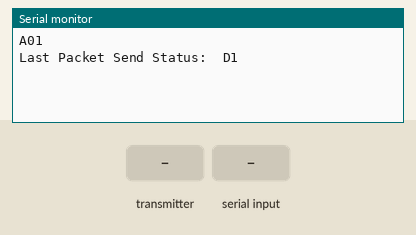
This sketch was run on a simulated ESP32. On the bench: the last lines printed to the serial monitor. The test bench sets the inputs (shaded band).

Above: at 1.2 s.
1.3 s: the transmitter starts sending nodeName = 0
At 1.66 s:
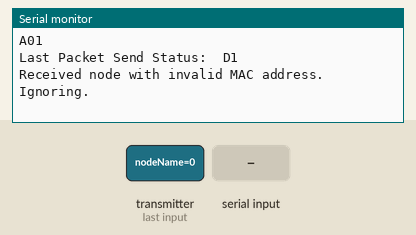
3.3 s: the transmitter starts sending macAddr.0 = 64
At 4.16 s:
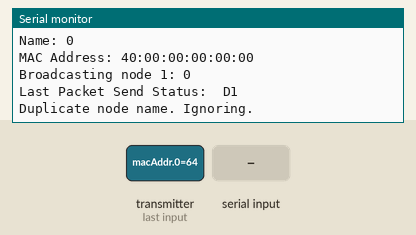
4.8 s: "h" received over Serial
6.3 s: the transmitter starts sending nodeName = 1
At 6.66 s:
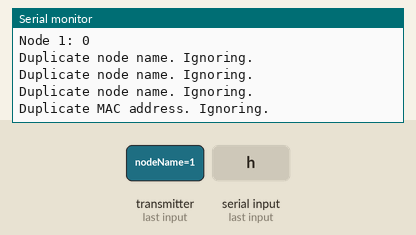
8.3 s: the transmitter starts sending macAddr.1 = 255
At 9.16 s:
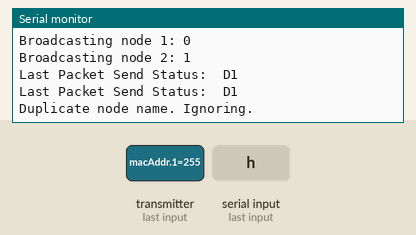

The sketch:

Mesh_1.0.ino
```cpp
/*Mesh V 1.0

This code serves as a basic framework for creating an ESP-NOW mesh network where nodes can communicate through announcements and messages,
allowing for easy scalability and interaction among multiple ESP32 devices.

Usage
Upload this code to multiple ESP32 devices to establish communication.
Open the serial monitor to view announcements and messages.
To send a message, type 'h' to list known nodes, select one by number, and a message will be sent to the selected node.

TO DO

I need to develop a message structure like
                        {sender addr + reciever addr + message + TTL(Time To live)}
so that i can announce this message into the network and it will hopefully went to its owner.

*/


#include <esp_now.h>
#include <WiFi.h>

// Define a static name for this ESP32 node
const char staticName[] = "Delhi";

// Structure to send/receive node data (MAC address + Name)
typedef struct struct_message {
  char nodeName[32];   // Static name of the ESP32
  uint8_t macAddr[6];  // MAC address of the ESP32
} struct_message;

// Create a struct_message called announcement for announcements
struct_message announcement;

// Node table to keep track of connected nodes
#define MAX_NODES 20  // Max number of nodes to store
struct_message nodeTable[MAX_NODES];
int nodeCount = 0;

esp_now_peer_info_t peerInfo;
uint8_t broadcastAddress[] = { 0xFF, 0xFF, 0xFF, 0xFF, 0xFF, 0xFF };

// Function to send announcements
void sendAnnouncement() {
  // Set the static name
  strcpy(announcement.nodeName, staticName);

  // Get the device MAC address
  WiFi.macAddress(announcement.macAddr);

  // Send the announcement
  esp_err_t result = esp_now_send(broadcastAddress, (uint8_t *)&announcement, sizeof(announcement));

  if (result == ESP_OK) {
    Serial.println("A01");  // Announcement sent successfully
  } else {
    Serial.println("A00");  // Failed to send announcement
  }
}

// Function to broadcast node table to all nodes
void broadcastNodeTable() {
  for (int i = 0; i < nodeCount; i++) {
    esp_err_t result = esp_now_send(broadcastAddress, (uint8_t *)&nodeTable[i], sizeof(nodeTable[i]));
    if (result == ESP_OK) {
      Serial.printf("Broadcasting node %d: %s\n", i + 1, nodeTable[i].nodeName);
    } else {
      Serial.println("Failed to broadcast node");
    }
  }
}

// Function to check if the MAC address is all zeros
bool isInvalidMAC(const uint8_t *macAddr) {
  for (int i = 0; i < 6; i++) {
    if (macAddr[i] != 0x00) {
      return false;  // If any byte is non-zero, it's valid
    }
  }
  return true;  // All bytes are zero, so it's invalid
}

// Callback function for when data is received
void OnDataRecv(const esp_now_recv_info *info, const uint8_t *incomingData, int len) {
  struct_message receivedData;
  memcpy(&receivedData, incomingData, sizeof(receivedData));

  // Check if the received MAC address is valid (non-zero)
  if (isInvalidMAC(receivedData.macAddr)) {
    Serial.println("Received node with invalid MAC address. Ignoring.");
    return;
  }

  // Check if the node name is already in the table
  bool nameDuplicate = false;
  bool macDuplicate = false;

  for (int i = 0; i < nodeCount; i++) {
    if (strcmp(nodeTable[i].nodeName, receivedData.nodeName) == 0) {
      nameDuplicate = true;
    }
    if (memcmp(nodeTable[i].macAddr, receivedData.macAddr, 6) == 0) {
      macDuplicate = true;
    }
    if (nameDuplicate || macDuplicate) {
      break;
    }
  }

  // If there is a duplicate name or MAC address, don't add the node
  if (nameDuplicate) {
    Serial.println("Duplicate node name. Ignoring.");
    return;
  }

  if (macDuplicate) {
    Serial.println("Duplicate MAC address. Ignoring.");
    return;
  }

  // Add new node to the node table if not already added
  if (nodeCount < MAX_NODES) {
    memcpy(&nodeTable[nodeCount], &receivedData, sizeof(receivedData));
    nodeCount++;
    Serial.println("New node added:");
    Serial.print("Name: ");
    Serial.println(receivedData.nodeName);
    Serial.print("MAC Address: ");
    for (int i = 0; i < 6; i++) {
      Serial.printf("%02X", receivedData.macAddr[i]);
      if (i < 5) Serial.print(":");
    }
    Serial.println();

    // Re-announce the updated node table to ensure every node is up-to-date
    broadcastNodeTable();
  } else {
    Serial.println("Node table is full. Cannot add more nodes.");
  }
}

// Function to print the list of nodes
void printNodeTable() {
  Serial.println("Node Table:");
  for (int i = 0; i < nodeCount; i++) {
    Serial.print("Node ");
    Serial.print(i + 1);
    Serial.print(": ");
    Serial.println(nodeTable[i].nodeName);
  }
}

// Function to send a message to a specific node
void sendMessageToNode(int nodeIndex, const char *message) {
  if (nodeIndex >= 0 && nodeIndex < nodeCount) {
    esp_err_t result = esp_now_send(nodeTable[nodeIndex].macAddr, (uint8_t *)message, strlen(message) + 1);
    if (result == ESP_OK) {
      Serial.println("M01.");  // Message sent successfully
    } else {
      Serial.println("M00");  // Failed to send message
    }
  } else {
    Serial.println("Invalid node index.");
  }
}

void setup() {
  // Initialize Serial Monitor
  Serial.begin(115200);

  // Set device as a Wi-Fi Station
  WiFi.mode(WIFI_STA);

  // Init ESP-NOW
  if (esp_now_init() != ESP_OK) {
    Serial.println("Error initializing ESP-NOW");
    return;
  }

  // Register callback function for data received
  esp_now_register_recv_cb(OnDataRecv);

  // Register callback for send status
  esp_now_register_send_cb([](const uint8_t *mac_addr, esp_now_send_status_t status) {
    Serial.print("\r\nLast Packet Send Status:\t");
    Serial.println(status == ESP_NOW_SEND_SUCCESS ? "D1" : "D0");
  });

  // Register broadcast peer
  memcpy(peerInfo.peer_addr, broadcastAddress, 6);
  peerInfo.channel = 0;
  peerInfo.encrypt = false;

  // Add peer
  if (esp_now_add_peer(&peerInfo) != ESP_OK) {
    Serial.println("Failed to add peer");
    return;
  }

  // Announce the node at startup
  sendAnnouncement();
}

void loop() {
  // Periodically re-announce node
  static unsigned long lastAnnounce = 0;
  if (millis() - lastAnnounce > 10000) {
    sendAnnouncement();
    lastAnnounce = millis();
  }
}

void serialEvent(){
  char input = Serial.read();
    if (input == 'h') {
      // Display the node table when 'h' is pressed
      printNodeTable();
    }
}
```

Measured:
- after the input at 1.3 s, the serial monitor: prints a new line after 0.05 s (image 1)
- after the input at 3.3 s, the serial monitor: prints a new line after 0.05 s (image 2)
- after the input at 6.3 s, the serial monitor: prints a new line after 0.05 s (image 3)
- after the input at 8.3 s, the serial monitor: prints a new line after 0.05 s (image 4)
